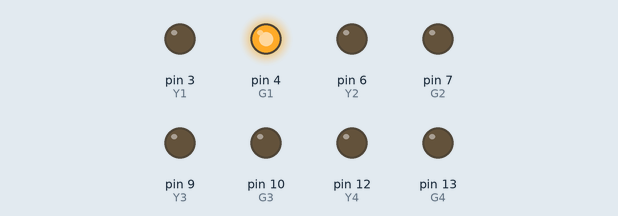
Recording of a sketch running on a simulated Arduino Uno, built with avr-gcc and run on an emulated ATmega328P. On the bench: output pins drawn as LEDs (lit = HIGH). Pins used as bus, display or sensor lines are not drawn.

Above: at 0.1 s.
At 6.6 s:
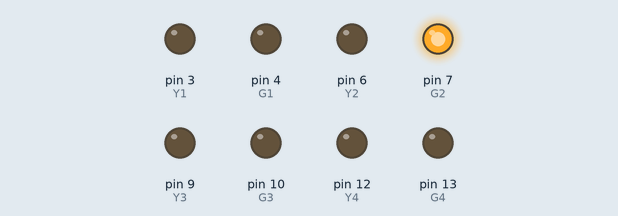
At 13.1 s:
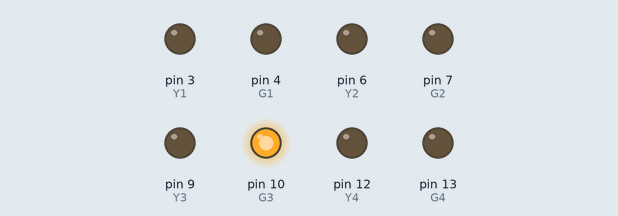
At 18.1 s:
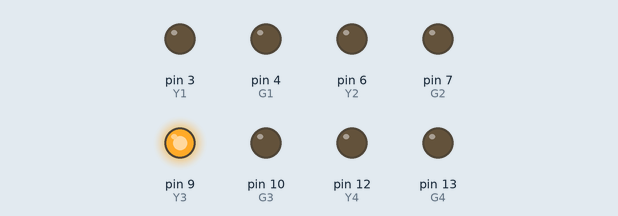
At 24.6 s:
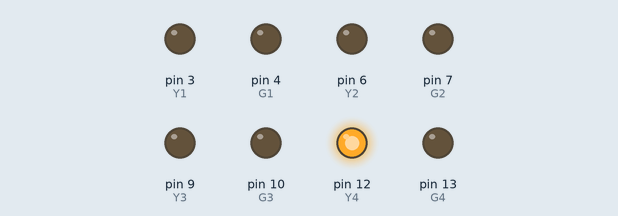
At 37.6 s:
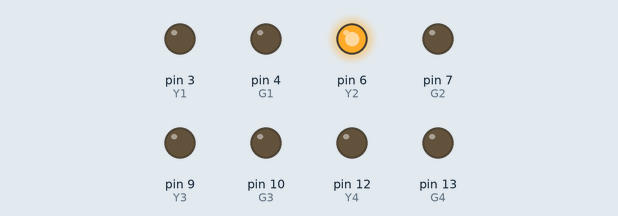
Timing chart, 0 to 40.0 s (numbered marks = the images above):
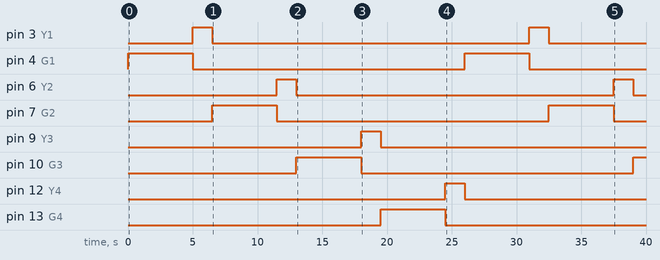

The sketch:

4-Way_Traffic_Signal_ControlSystem_Using_ArduinoUNO.ino
```cpp
// North Direction Pins (Road 1)
const int R1 = 2;
const int Y1 = 3;
const int G1 = 4;

// East Direction Pins (Road 2)
const int R2 = 5;
const int Y2 = 6;
const int G2 = 7;

// South Direction Pins (Road 3)
const int R3 = 8;
const int Y3 = 9;
const int G3 = 10;

// West Direction Pins (Road 4)
const int R4 = 11;
const int Y4 = 12;
const int G4 = 13;

const unsigned long GREEN_INTERVAL  = 5000;
const unsigned long YELLOW_INTERVAL = 1500;

void setup() {
  for (int electricalPin = 2; electricalPin <= 13; electricalPin++) {
    pinMode(electricalPin, OUTPUT);
  }
  initializeSafeState();
}

void loop() {
  // PHASE 1: North Road (Road 1)
  digitalWrite(R1, LOW);
  digitalWrite(G1, HIGH);
  delay(GREEN_INTERVAL);

  digitalWrite(G1, LOW);
  digitalWrite(Y1, HIGH);
  delay(YELLOW_INTERVAL);

  digitalWrite(Y1, LOW);
  digitalWrite(R1, HIGH);


  // PHASE 2: East Road (Road 2)
  digitalWrite(R2, LOW);
  digitalWrite(G2, HIGH);
  delay(GREEN_INTERVAL);

  digitalWrite(G2, LOW);
  digitalWrite(Y2, HIGH);
  delay(YELLOW_INTERVAL);

  digitalWrite(Y2, LOW);
  digitalWrite(R2, HIGH);

  // PHASE 3: South Road (Road 3)
  digitalWrite(R3, LOW);
  digitalWrite(G3, HIGH);
  delay(GREEN_INTERVAL);

  digitalWrite(G3, LOW);
  digitalWrite(Y3, HIGH);
  delay(YELLOW_INTERVAL);

  digitalWrite(Y3, LOW);
  digitalWrite(R3, HIGH);

  // PHASE 4: West Road (Road 4)
  digitalWrite(R4, LOW);
  digitalWrite(G4, HIGH);
  delay(GREEN_INTERVAL);

  digitalWrite(G4, LOW);
  digitalWrite(Y4, HIGH);
  delay(YELLOW_INTERVAL);

  digitalWrite(Y4, LOW);
  digitalWrite(R4, HIGH);
}

void initializeSafeState() {
  digitalWrite(R1, HIGH); digitalWrite(Y1, LOW); digitalWrite(G1, LOW);
  digitalWrite(R2, HIGH); digitalWrite(Y2, LOW); digitalWrite(G2, LOW);
  digitalWrite(R3, HIGH); digitalWrite(Y3, LOW); digitalWrite(G3, LOW);
  digitalWrite(R4, HIGH); digitalWrite(Y4, LOW); digitalWrite(G4, LOW);
}
```

Measured:
- by itself, pin 3 (Y1), pin 6 (Y2): alternates HIGH for 1.5 s and LOW for 24.5 s
- by itself, pin 4 (G1), pin 7 (G2): alternates HIGH for 5.0 s and LOW for 21.0 s
- by itself, pin 9 (Y3): LOW → HIGH at 18.0 s, → LOW 1.5 s later
- by itself, pin 10 (G3): LOW → HIGH at 13.0 s, → LOW 5.0 s later, → HIGH 21.0 s later
- by itself, pin 12 (Y4): LOW → HIGH at 24.5 s, → LOW 1.5 s later
- by itself, pin 13 (G4): LOW → HIGH at 19.5 s, → LOW 5.0 s later
